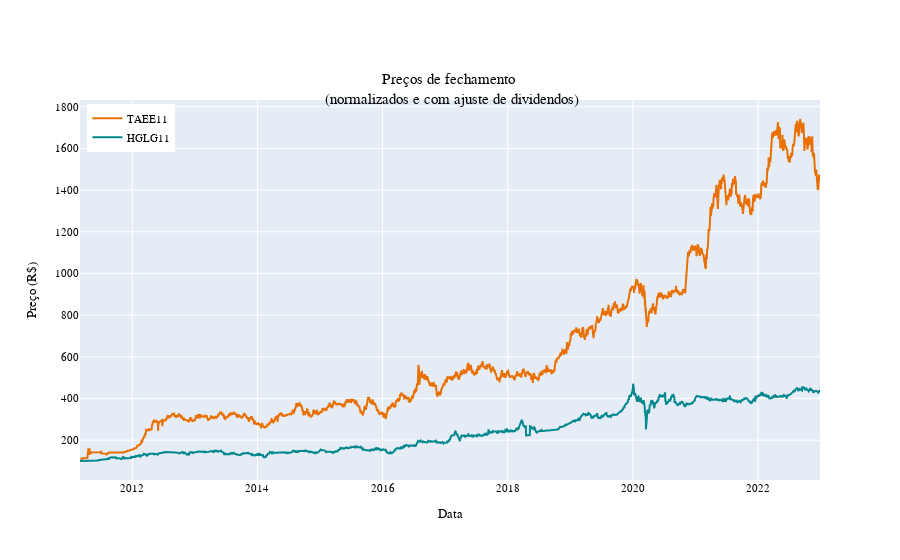

The code cell stored with this chart in its notebook:
### Code cell
fig = go.Figure()
fig.add_trace(
    go.Scatter(
        x=taee_precos["data"],
        y=taee_precos["preco_aj_normalizado"],
        mode="lines",
        name="TAEE11",
        line=dict(color="#e86f00"),
    )
)
fig.add_trace(
    go.Scatter(
        x=hglg_precos["data"],
        y=hglg_precos["preco_aj_normalizado"],
        mode="lines",
        name="HGLG11",
        line=dict(color="#02878e"),
        
    )
)
fig.update_layout(
    font=dict(family="Fira Code", size=11, color="black"),
    title="Preços de fechamento <br> (normalizados e com ajuste de dividendos)",
    title_x=0.5,
    title_y=0.85,
    xaxis_title="Data",
    yaxis_title="Preço (R$)",
    legend=dict(yanchor="top", y=0.99, xanchor="left", x=0.01),
)
fig.show()

### Figure 1 — Plotly figure (JSON) as saved in the notebook; plotly's stock layout.template omitted (floating-point values rounded to 4 significant figures; data arrays with more than 128 entries replaced by an {"elided": "..."} marker saying what was removed)
{"data": [{"line": {"color": "#e86f00"}, "mode": "lines", "name": "TAEE11", "type": "scatter", "x": {"elided": "2937 str values"}, "y": {"elided": "2937 float values"}}, {"line": {"color": "#02878e"}, "mode": "lines", "name": "HGLG11", "type": "scatter", "x": {"elided": "2937 str values"}, "y": {"elided": "2937 float values"}}], "layout": {"font": {"color": "black", "family": "Fira Code", "size": 11}, "legend": {"x": 0.01, "xanchor": "left", "y": 0.99, "yanchor": "top"}, "title": {"text": "Preços de fechamento <br> (normalizados e com ajuste de dividendos)", "x": 0.5, "y": 0.85}, "xaxis": {"title": {"text": "Data"}}, "yaxis": {"title": {"text": "Preço (R$)"}}}}
